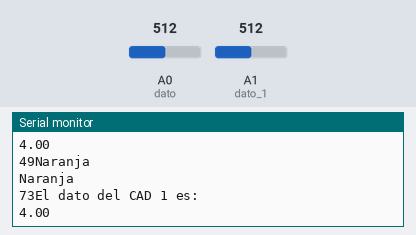
A sketch run on a simulated Arduino Uno, built with avr-gcc and run on an emulated ATmega328P. Parts: the last lines printed to the serial monitor. Inputs (shaded band) come from the test bench; at power-on: A1 (dato_1) = 512, A0 (dato) = 512. Random numbers use the default seed unless the sketch sets one.

Above: at 3.8 s.
3.9 s: A1 (dato_1) set to 461
At 4.4 s:
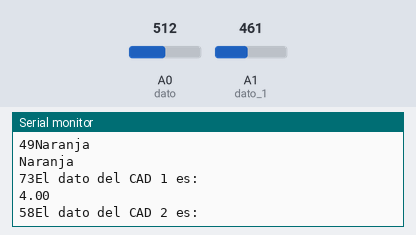
7.8 s: A1 (dato_1) set to 438
At 8.4 s:
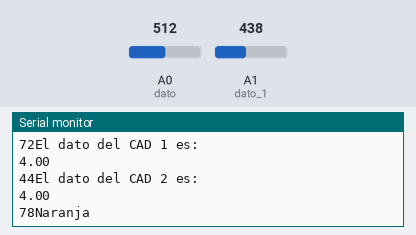
Timing chart, 0 to 10.8 s (numbered marks = the images above; inputs shaded):
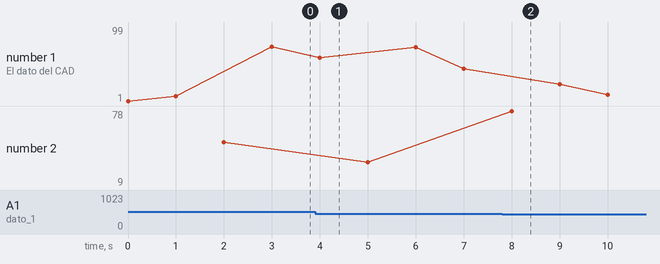

Measured:
- the behaviour switches between 455 and 454 on A1 (dato_1) (found by bisection; images 1 and 2)

The sketch:

Ichau_deber_cad.ino
```cpp
#include <TimerOne.h>
/*
 *        UNIVERSIDAD TECNICA DEL NORTE
 *            FICA-CIERCOM
 *      ALEXANDER ICHAU
 *
 *      DEBER EMBEBIDOS
 */
float conversor;
float dato=A0;
float conv;
float dato_1=A1;
void setup() {
  Serial.begin(9600);
   Serial.begin(9600);
  Timer1.initialize(1000000);
  Timer1.attachInterrupt(conteo);
}

void loop() {
   conv=(analogRead(dato)*9)/1023;
  Serial.println("El dato del CAD 1 es:");
  delay(500);
  Serial.println(conv);
   delay(500);
  conversor=(analogRead(dato_1)*9)/1023;
  Serial.println("El dato del CAD 2 es:");
  delay(500);
  Serial.println(conversor);
   delay(500);


if(dato>0 && dato<=3){
  Serial.println("Verde");

  }
if(conv>3 && conv<=6){
  Serial.println("Naranja");
  delay(500);
  }
   if(conv>6 && conv<=9){
  Serial.println("Rojo");
   delay(500);
    }
    if(conversor>0 && conversor<=3){
  Serial.println("Verde");
   delay(500);

  }
if(conversor>3 && conversor<=6){
  Serial.println("Naranja");
   delay(500);
    }
   if(conversor>6 && conversor<=9){
  Serial.println("Rojo");
     delay(500);
    }
  }


void conteo(){

    Serial.print(random(100));
    }
```
